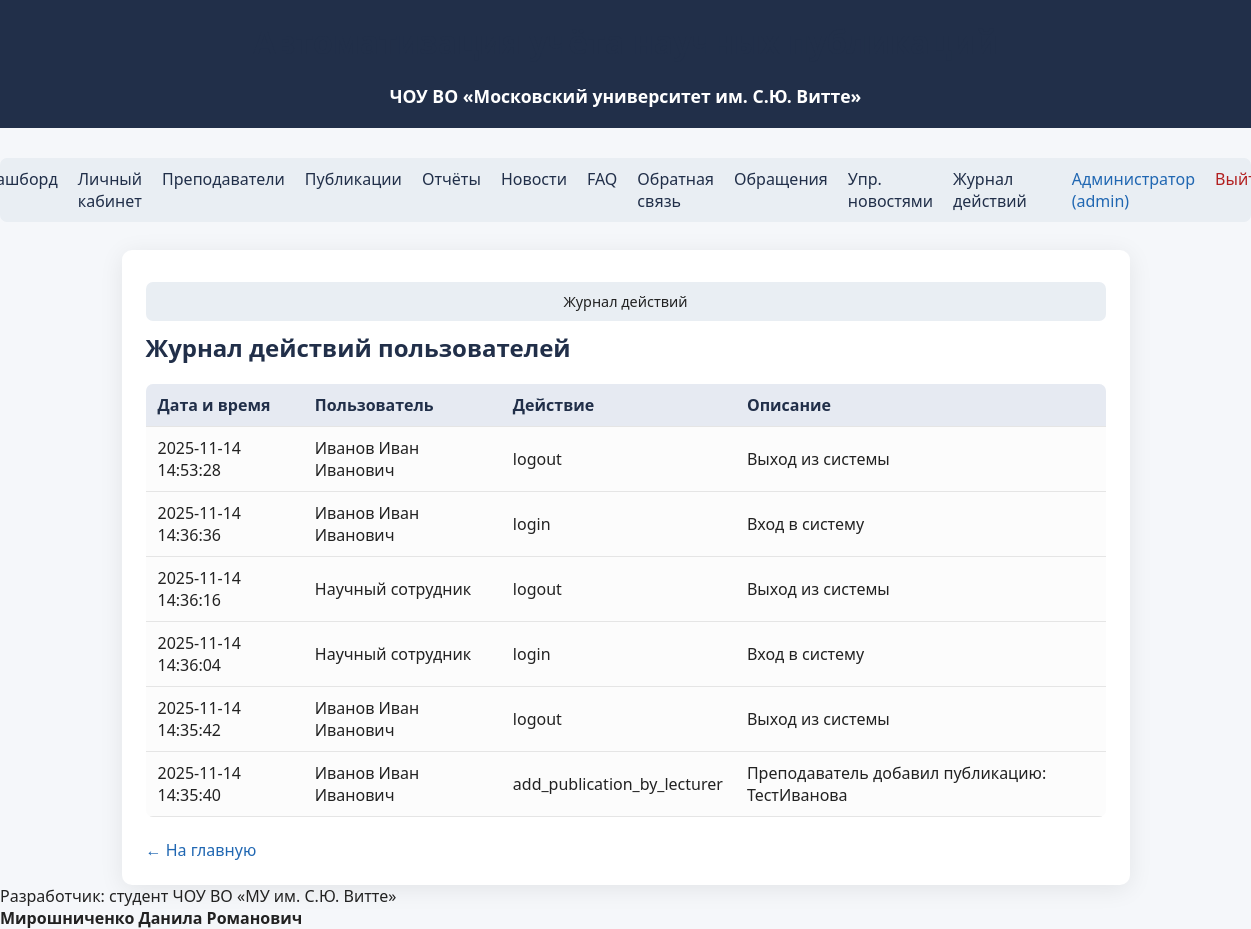
/log (signed in), run on an earlier commit of the app's database.
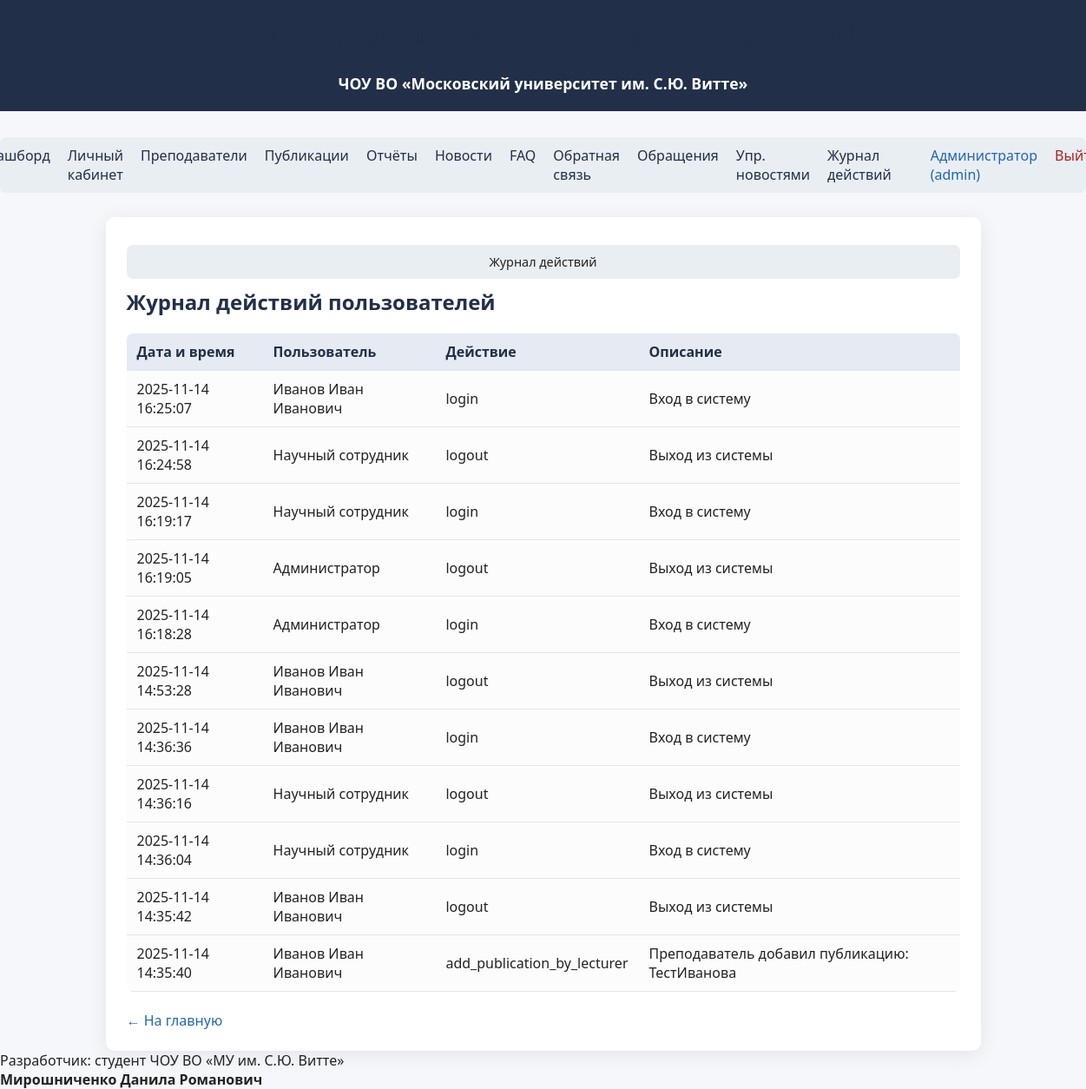
And on a later commit of the database.
### tables this page shows
CREATE TABLE users (
            id INTEGER PRIMARY KEY AUTOINCREMENT,
            fio TEXT,
            email TEXT UNIQUE,
            password TEXT,
            role TEXT,
            lecturer_id INTEGER
        );

CREATE TABLE logs (
            id INTEGER PRIMARY KEY AUTOINCREMENT,
            user_id INTEGER,
            action TEXT,
            description TEXT,
            timestamp DATETIME DEFAULT CURRENT_TIMESTAMP,
            FOREIGN KEY(user_id) REFERENCES users(id)
        );

### app/routes.py (the view)
@bp.route('/log')
@login_required(role='admin')
def log():
    logs = get_all_logs()
    return render_template(
        'log.html',
        logs=logs,
        breadcrumbs=[('Журнал действий', None)]
    )

### app/models.py (called while the page is built)
def get_db():
    db = getattr(g, '_database', None)
    if db is None:
        db = g._database = sqlite3.connect(DATABASE)
        db.row_factory = sqlite3.Row
    return db

def get_user_by_id(user_id):
    db = get_db()
    user = db.execute(
        "SELECT * FROM users WHERE id = ?", (user_id,)
    ).fetchone()
    return user

def get_all_logs():
    db = get_db()
    return db.execute(
        "SELECT logs.*, u.fio AS user_fio FROM logs "
        "LEFT JOIN users u ON logs.user_id = u.id "
        "ORDER BY logs.timestamp DESC"
    ).fetchall()

### app/routes.py (called while the page is built)
def login_required(role=None):
    def decorator(f):
        @wraps(f)
        def decorated_function(*args, **kwargs):
            if 'user_id' not in session:
                return redirect(url_for('main.login'))
            if role and session.get('role') != role:
                flash('Нет доступа')
                return redirect(url_for('main.dashboard'))
            return f(*args, **kwargs)
        return decorated_function
    return decorator

@bp.before_app_request
def load_logged_in_user():
    user_id = session.get('user_id')
    g.user = get_user_by_id(user_id) if user_id else None

### app/templates/log.html (shortened to what this page needs)
{% extends "base.html" %}
{% block content %}
<h2>Журнал действий пользователей</h2>
<table>
    <thead>
        <tr>
            <th>Дата и время</th>
            <th>Пользователь</th>
            <th>Действие</th>
            <th>Описание</th>
        </tr>
    </thead>
    <tbody>
        {% for log in logs %}
        <tr>
            <td>
                {{ log['timestamp'][:19].replace('T', ' ') if log['timestamp'] else '' }}
            </td>
            <td>
                {{ log['user_fio'] or '—' }}
            </td>
            <td>
                {{ log['action'] }}
            </td>
            <td>
                {{ log['description'] }}
            </td>
        </tr>
        {% endfor %}
    </tbody>
</table>
<a href="{{ url_for('main.dashboard') }}">← На главную</a>
{% endblock %}

### app/templates/base.html (shortened to what this page needs)
<!DOCTYPE html>
<html lang="ru">
<head>
    <link rel="stylesheet" href="{{ url_for('static', filename='css/style.css') }}">
</head>
<body>
    <div class="header">
        <h1>Автоматизация учёта научных публикаций</h1>
        <div style="font-size:1.1em;margin-top:5px;">
            <b>ЧОУ ВО «Московский университет им. С.Ю. Витте»</b>
        </div>
    </div>
    <nav>
        {% if g.user %}
            <a href="{{ url_for('main.dashboard') }}">Дашборд</a>
        {% endif %}
        <a href="{{ url_for('main.profile') }}">Личный кабинет</a>
        <a href="{{ url_for('main.lecturers') }}">Преподаватели</a>
        <a href="{{ url_for('main.publications') }}">Публикации</a>
        <a href="{{ url_for('main.reports') }}">Отчёты</a>
        <a href="{{ url_for('main.news_list') }}">Новости</a>
        <a href="{{ url_for('main.faq') }}">FAQ</a>
        <a href="{{ url_for('main.feedback') }}">Обратная связь</a>
        {% if g.user and g.user['role'] == 'admin' %}
            <a href="{{ url_for('main.admin_feedback') }}">Обращения</a>
            <a href="{{ url_for('main.admin_news') }}">Упр. новостями</a>
            <a href="{{ url_for('main.log') }}">Журнал действий</a>
        {% endif %}
        <span style="margin-left:25px;color:#2067b2;">
            {% if g.user %}
                {{ g.user['fio']|default('Пользователь') }} ({{ g.user['role']|default('') }})
            {% endif %}
        </span>
        {% if g.user %}
            <a href="{{ url_for('main.logout') }}" style="margin-left:auto;color:#b21f1f;">Выйти</a>
        {% else %}
            <a href="{{ url_for('main.login') }}" style="margin-left:auto;color:#2067b2;">Войти</a>
        {% endif %}
    </nav>
    <div class="container">
        {% if breadcrumbs %}
        <nav class="breadcrumbs" style="margin-bottom:10px; font-size:0.9em;">
            {% for bc in breadcrumbs %}
                {% set title = bc.title if bc.title is defined else bc[0] %}
                {% set url = bc.url if bc.url is defined else bc[1] %}
                {% if not loop.last and url %}
                    <a href="{{ url }}">{{ title }}</a> &raquo;
                {% else %}
                    <span>{{ title }}</span>
                {% endif %}
            {% endfor %}
        </nav>
        {% endif %}
        {% block content %}{% endblock %}
    </div>
    <footer class="footer">
        Разработчик: студент ЧОУ ВО «МУ им. С.Ю. Витте»<br>
        <b>Мирошниченко Данила Романович</b>
    </footer>
</body>
</html>

### app/static/css/style.css (style rules this page uses)
body { font-family: 'Segoe UI', Arial, sans-serif; background: #f5f7fa; margin: 0; padding: 0; color: #222; }
.header { background: #212f49; color: #fff; padding: 20px 0; text-align: center; margin-bottom: 30px; }
.container { max-width: 960px; margin: 0 auto; background: #fff; padding: 32px 24px 24px 24px; border-radius: 10px; box-shadow: 0 4px 24px 0 rgba(0,0,0,0.08); }
h1, h2, h3 { color: #212f49; margin-top: 0; }
a { color: #2067b2; text-decoration: none; }
nav { margin-bottom: 28px; background: #e9eef3; padding: 10px 20px; border-radius: 7px; display: flex; gap: 20px; justify-content: center; }
nav a { color: #212f49; font-weight: 500; }
table { border-collapse: collapse; width: 100%; margin-bottom: 22px; background: #fcfcfc; border-radius: 7px; overflow: hidden; }
th, td { padding: 10px 12px; text-align: left; border-bottom: 1px solid #e5e5e5; }
th { background: #e6eaf2; color: #212f49; font-weight: 600; }

What changed in the data, as far as the page shows it:
added logs: timestamp "2025-11-14 16:25:07", fio "Иванов Иван Иванович", action "login", description "Вход в систему"
added logs: timestamp "2025-11-14 16:24:58", fio "Научный сотрудник", action "logout", description "Выход из системы"
added logs: timestamp "2025-11-14 16:19:17", fio "Научный сотрудник", action "login", description "Вход в систему"
added logs: timestamp "2025-11-14 16:19:05", fio "Администратор", action "logout", description "Выход из системы"
added logs: timestamp "2025-11-14 16:18:28", fio "Администратор", action "login", description "Вход в систему"
